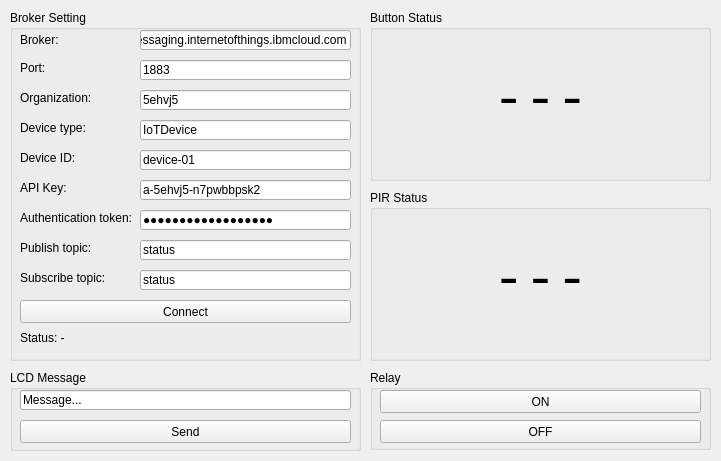
<?xml version="1.0" encoding="UTF-8"?>
<ui version="4.0">
 <class>Form</class>
 <widget class="QWidget" name="Form">
  <property name="geometry">
   <rect>
    <x>0</x>
    <y>0</y>
    <width>721</width>
    <height>461</height>
   </rect>
  </property>
  <property name="minimumSize">
   <size>
    <width>721</width>
    <height>461</height>
   </size>
  </property>
  <property name="maximumSize">
   <size>
    <width>721</width>
    <height>461</height>
   </size>
  </property>
  <property name="windowTitle">
   <string>MQTT Demo</string>
  </property>
  <widget class="QGroupBox" name="groupBoxLCDMessage">
   <property name="geometry">
    <rect>
     <x>10</x>
     <y>370</y>
     <width>351</width>
     <height>81</height>
    </rect>
   </property>
   <property name="title">
    <string>LCD Message</string>
   </property>
   <widget class="QLineEdit" name="lineEditLCDMessage">
    <property name="geometry">
     <rect>
      <x>10</x>
      <y>20</y>
      <width>331</width>
      <height>20</height>
     </rect>
    </property>
    <property name="focusPolicy">
     <enum>Qt::ClickFocus</enum>
    </property>
    <property name="text">
     <string>Message...</string>
    </property>
    <property name="maxLength">
     <number>16</number>
    </property>
   </widget>
   <widget class="QPushButton" name="pushButtonSendLCD">
    <property name="geometry">
     <rect>
      <x>10</x>
      <y>50</y>
      <width>331</width>
      <height>23</height>
     </rect>
    </property>
    <property name="focusPolicy">
     <enum>Qt::ClickFocus</enum>
    </property>
    <property name="text">
     <string>Send</string>
    </property>
   </widget>
  </widget>
  <widget class="QGroupBox" name="groupBoxRelay">
   <property name="geometry">
    <rect>
     <x>370</x>
     <y>370</y>
     <width>341</width>
     <height>80</height>
    </rect>
   </property>
   <property name="title">
    <string>Relay</string>
   </property>
   <widget class="QPushButton" name="pushButtonRelayOn">
    <property name="geometry">
     <rect>
      <x>10</x>
      <y>20</y>
      <width>321</width>
      <height>23</height>
     </rect>
    </property>
    <property name="focusPolicy">
     <enum>Qt::ClickFocus</enum>
    </property>
    <property name="text">
     <string>ON</string>
    </property>
   </widget>
   <widget class="QPushButton" name="pushButtonRelayOff">
    <property name="geometry">
     <rect>
      <x>10</x>
      <y>50</y>
      <width>321</width>
      <height>23</height>
     </rect>
    </property>
    <property name="focusPolicy">
     <enum>Qt::ClickFocus</enum>
    </property>
    <property name="text">
     <string>OFF</string>
    </property>
   </widget>
  </widget>
  <widget class="QGroupBox" name="groupBoxButtonStatus">
   <property name="geometry">
    <rect>
     <x>370</x>
     <y>10</y>
     <width>341</width>
     <height>171</height>
    </rect>
   </property>
   <property name="title">
    <string>Button Status</string>
   </property>
   <widget class="QLabel" name="labelButtonStatus">
    <property name="geometry">
     <rect>
      <x>10</x>
      <y>20</y>
      <width>321</width>
      <height>141</height>
     </rect>
    </property>
    <property name="font">
     <font>
      <family>Consolas</family>
      <pointsize>40</pointsize>
     </font>
    </property>
    <property name="text">
     <string>---</string>
    </property>
    <property name="alignment">
     <set>Qt::AlignCenter</set>
    </property>
   </widget>
  </widget>
  <widget class="QGroupBox" name="groupBoxPIRStatus">
   <property name="geometry">
    <rect>
     <x>370</x>
     <y>190</y>
     <width>341</width>
     <height>171</height>
    </rect>
   </property>
   <property name="title">
    <string>PIR Status</string>
   </property>
   <widget class="QLabel" name="labelPIRStatus">
    <property name="geometry">
     <rect>
      <x>10</x>
      <y>20</y>
      <width>321</width>
      <height>141</height>
     </rect>
    </property>
    <property name="font">
     <font>
      <family>Consolas</family>
      <pointsize>40</pointsize>
     </font>
    </property>
    <property name="text">
     <string>---</string>
    </property>
    <property name="alignment">
     <set>Qt::AlignCenter</set>
    </property>
   </widget>
  </widget>
  <widget class="QGroupBox" name="groupBoxBrokerSetting">
   <property name="geometry">
    <rect>
     <x>10</x>
     <y>10</y>
     <width>351</width>
     <height>351</height>
    </rect>
   </property>
   <property name="title">
    <string>Broker Setting</string>
   </property>
   <widget class="QLineEdit" name="lineEditURLBroker">
    <property name="geometry">
     <rect>
      <x>130</x>
      <y>20</y>
      <width>211</width>
      <height>20</height>
     </rect>
    </property>
    <property name="focusPolicy">
     <enum>Qt::ClickFocus</enum>
    </property>
    <property name="text">
     <string>messaging.internetofthings.ibmcloud.com</string>
    </property>
   </widget>
   <widget class="QLineEdit" name="lineEditPortBroker">
    <property name="geometry">
     <rect>
      <x>130</x>
      <y>50</y>
      <width>211</width>
      <height>20</height>
     </rect>
    </property>
    <property name="focusPolicy">
     <enum>Qt::ClickFocus</enum>
    </property>
    <property name="text">
     <string>1883</string>
    </property>
   </widget>
   <widget class="QLineEdit" name="lineEditSubscribeTopicBroker">
    <property name="geometry">
     <rect>
      <x>130</x>
      <y>260</y>
      <width>211</width>
      <height>20</height>
     </rect>
    </property>
    <property name="focusPolicy">
     <enum>Qt::ClickFocus</enum>
    </property>
    <property name="text">
     <string>status</string>
    </property>
   </widget>
   <widget class="QLineEdit" name="lineEditAPIKeyBroker">
    <property name="geometry">
     <rect>
      <x>130</x>
      <y>170</y>
      <width>211</width>
      <height>20</height>
     </rect>
    </property>
    <property name="focusPolicy">
     <enum>Qt::ClickFocus</enum>
    </property>
    <property name="text">
     <string>a-5ehvj5-n7pwbbpsk2</string>
    </property>
   </widget>
   <widget class="QLineEdit" name="lineEditAuthenticationTokenBroker">
    <property name="geometry">
     <rect>
      <x>130</x>
      <y>200</y>
      <width>211</width>
      <height>20</height>
     </rect>
    </property>
    <property name="focusPolicy">
     <enum>Qt::ClickFocus</enum>
    </property>
    <property name="text">
     <string>gyN9xpnZ?fs1U0c*wy</string>
    </property>
    <property name="echoMode">
     <enum>QLineEdit::Password</enum>
    </property>
   </widget>
   <widget class="QPushButton" name="pushButtonConnectBroker">
    <property name="geometry">
     <rect>
      <x>10</x>
      <y>290</y>
      <width>331</width>
      <height>23</height>
     </rect>
    </property>
    <property name="focusPolicy">
     <enum>Qt::ClickFocus</enum>
    </property>
    <property name="text">
     <string>Connect</string>
    </property>
   </widget>
   <widget class="QLabel" name="labelStatusBroker">
    <property name="geometry">
     <rect>
      <x>10</x>
      <y>320</y>
      <width>171</width>
      <height>16</height>
     </rect>
    </property>
    <property name="text">
     <string>Status: -</string>
    </property>
   </widget>
   <widget class="QLineEdit" name="lineEditOrganizationBroker">
    <property name="geometry">
     <rect>
      <x>130</x>
      <y>80</y>
      <width>211</width>
      <height>20</height>
     </rect>
    </property>
    <property name="focusPolicy">
     <enum>Qt::ClickFocus</enum>
    </property>
    <property name="text">
     <string>5ehvj5</string>
    </property>
   </widget>
   <widget class="QLineEdit" name="lineEditDeviceTypeBroker">
    <property name="geometry">
     <rect>
      <x>130</x>
      <y>110</y>
      <width>211</width>
      <height>20</height>
     </rect>
    </property>
    <property name="focusPolicy">
     <enum>Qt::ClickFocus</enum>
    </property>
    <property name="text">
     <string>IoTDevice</string>
    </property>
   </widget>
   <widget class="QLineEdit" name="lineEditDeviceIDBroker">
    <property name="geometry">
     <rect>
      <x>130</x>
      <y>140</y>
      <width>211</width>
      <height>20</height>
     </rect>
    </property>
    <property name="focusPolicy">
     <enum>Qt::ClickFocus</enum>
    </property>
    <property name="text">
     <string>device-01</string>
    </property>
   </widget>
   <widget class="QLineEdit" name="lineEditPublishTopicBroker">
    <property name="geometry">
     <rect>
      <x>130</x>
      <y>230</y>
      <width>211</width>
      <height>20</height>
     </rect>
    </property>
    <property name="focusPolicy">
     <enum>Qt::ClickFocus</enum>
    </property>
    <property name="text">
     <string>status</string>
    </property>
   </widget>
   <widget class="QLabel" name="labelBroker">
    <property name="geometry">
     <rect>
      <x>10</x>
      <y>20</y>
      <width>111</width>
      <height>20</height>
     </rect>
    </property>
    <property name="text">
     <string>Broker:</string>
    </property>
   </widget>
   <widget class="QLabel" name="labelPort">
    <property name="geometry">
     <rect>
      <x>10</x>
      <y>50</y>
      <width>111</width>
      <height>16</height>
     </rect>
    </property>
    <property name="text">
     <string>Port:</string>
    </property>
   </widget>
   <widget class="QLabel" name="labelPublishTopic">
    <property name="geometry">
     <rect>
      <x>10</x>
      <y>230</y>
      <width>111</width>
      <height>16</height>
     </rect>
    </property>
    <property name="text">
     <string>Publish topic:</string>
    </property>
   </widget>
   <widget class="QLabel" name="labelOrganization">
    <property name="geometry">
     <rect>
      <x>10</x>
      <y>80</y>
      <width>111</width>
      <height>16</height>
     </rect>
    </property>
    <property name="text">
     <string>Organization:</string>
    </property>
   </widget>
   <widget class="QLabel" name="labelDeviceType">
    <property name="geometry">
     <rect>
      <x>10</x>
      <y>110</y>
      <width>111</width>
      <height>16</height>
     </rect>
    </property>
    <property name="text">
     <string>Device type:</string>
    </property>
   </widget>
   <widget class="QLabel" name="labelDeviceID">
    <property name="geometry">
     <rect>
      <x>10</x>
      <y>140</y>
      <width>111</width>
      <height>16</height>
     </rect>
    </property>
    <property name="text">
     <string>Device ID:</string>
    </property>
   </widget>
   <widget class="QLabel" name="labelAPIKey">
    <property name="geometry">
     <rect>
      <x>10</x>
      <y>170</y>
      <width>111</width>
      <height>16</height>
     </rect>
    </property>
    <property name="text">
     <string>API Key:</string>
    </property>
   </widget>
   <widget class="QLabel" name="labelAuthenticationToken">
    <property name="geometry">
     <rect>
      <x>10</x>
      <y>200</y>
      <width>111</width>
      <height>16</height>
     </rect>
    </property>
    <property name="text">
     <string>Authentication token:</string>
    </property>
   </widget>
   <widget class="QLabel" name="labelSubscribeTopic">
    <property name="geometry">
     <rect>
      <x>10</x>
      <y>260</y>
      <width>111</width>
      <height>16</height>
     </rect>
    </property>
    <property name="text">
     <string>Subscribe topic:</string>
    </property>
   </widget>
  </widget>
 </widget>
 <resources/>
 <connections/>
</ui>
